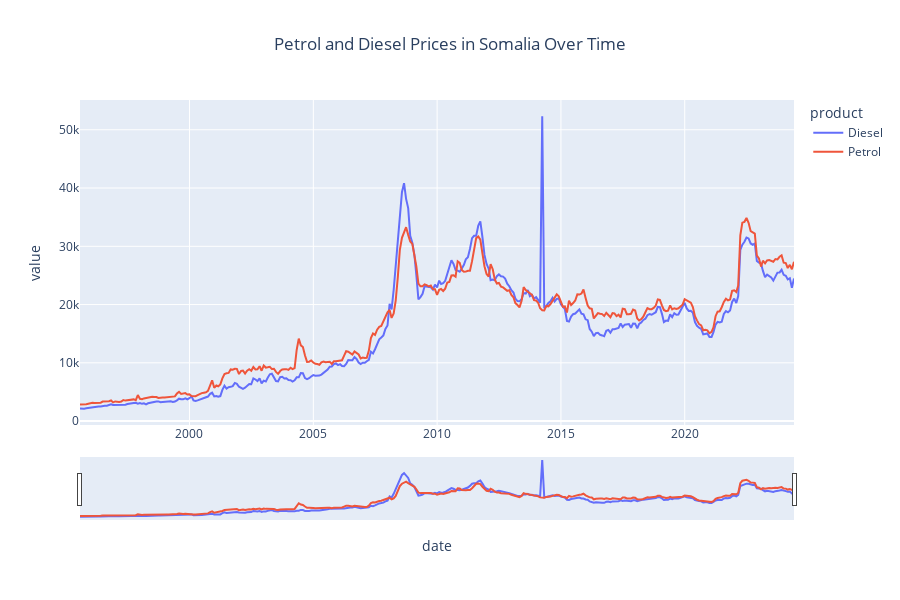

Notebook code cell kept with this figure:
### Markdown cell above
##### Somalia

---

### Code cell
# Filter for Somalia
somalia_data = eda_df[eda_df['country'] == 'Somalia']

# Assuming 'product' and 'value' columns exist
somalia_data['date'] = pd.to_datetime(somalia_data['period_date']).dt.date  # Extract date

# Group by date and product, then calculate the average value
grouped_data = somalia_data[somalia_data['product'].isin(['Petrol', 'Diesel'])] \
              .groupby(['date', 'product'])['value'].mean().reset_index()

fig = px.line(grouped_data, x='date', y='value', color='product', title='Petrol and Diesel Prices in Somalia Over Time')
fig.update_xaxes(rangeslider_visible=True)
fig.update_layout(height=600, title={'x': 0.5, 'xanchor': 'center'})

fig.show()

### Figure 1 — Plotly figure (JSON) as saved in the notebook; plotly's stock layout.template omitted (floating-point values rounded to 4 significant figures; data arrays with more than 128 entries replaced by an {"elided": "..."} marker saying what was removed)
{"data": [{"hovertemplate": "product=Diesel<br>date=%{x}<br>value=%{y}<extra></extra>", "legendgroup": "Diesel", "line": {"color": "#636efa", "dash": "solid"}, "marker": {"symbol": "circle"}, "mode": "lines", "name": "Diesel", "orientation": "v", "showlegend": true, "type": "scatter", "x": {"elided": "347 str values"}, "xaxis": "x", "y": {"elided": "347 float values"}, "yaxis": "y"}, {"hovertemplate": "product=Petrol<br>date=%{x}<br>value=%{y}<extra></extra>", "legendgroup": "Petrol", "line": {"color": "#EF553B", "dash": "solid"}, "marker": {"symbol": "circle"}, "mode": "lines", "name": "Petrol", "orientation": "v", "showlegend": true, "type": "scatter", "x": {"elided": "347 str values"}, "xaxis": "x", "y": {"elided": "347 float values"}, "yaxis": "y"}], "layout": {"height": 600, "legend": {"title": {"text": "product"}, "tracegroupgap": 0}, "title": {"text": "Petrol and Diesel Prices in Somalia Over Time", "x": 0.5, "xanchor": "center"}, "xaxis": {"anchor": "y", "domain": [0, 1], "rangeslider": {"visible": true}, "title": {"text": "date"}}, "yaxis": {"anchor": "x", "domain": [0, 1], "title": {"text": "value"}}}}
